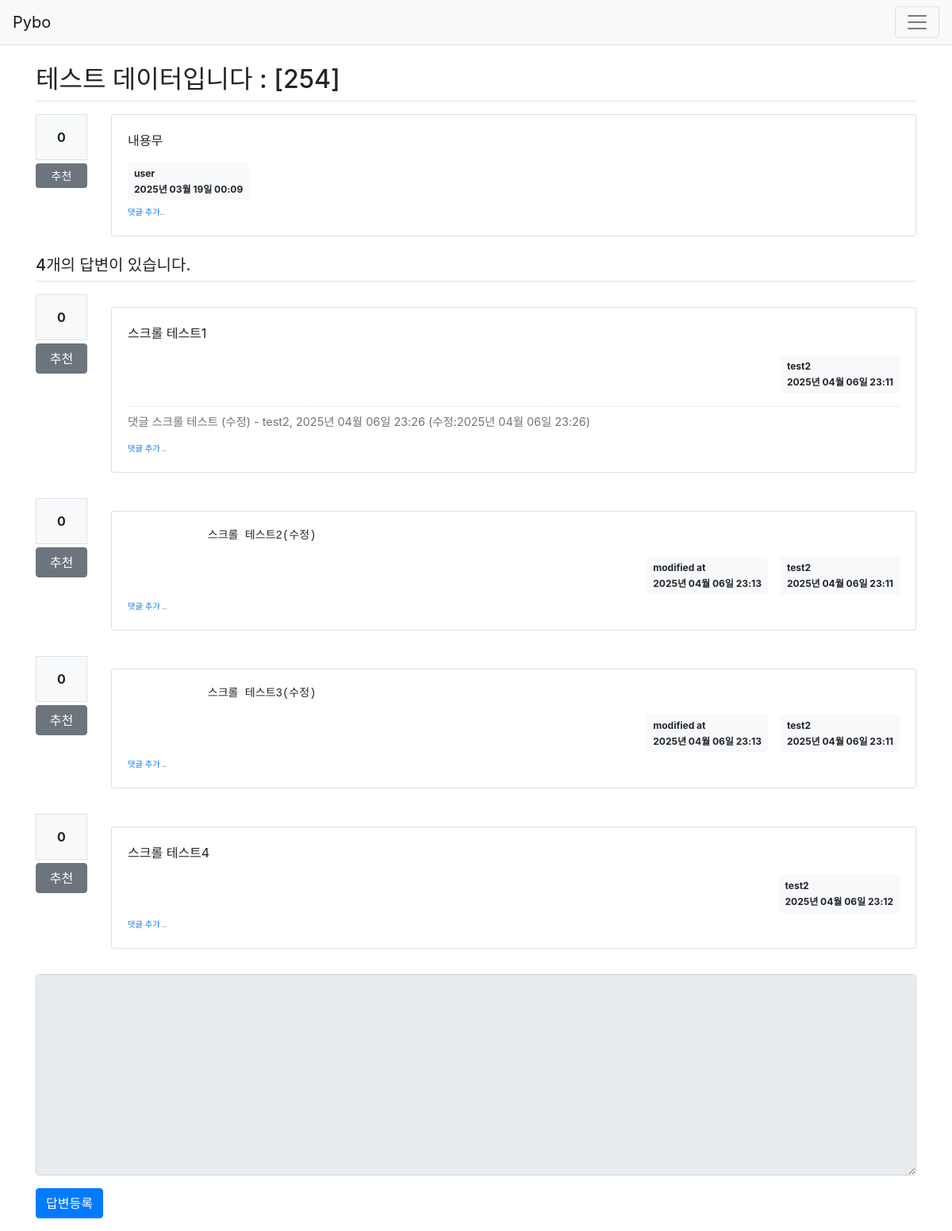
Screenshot of /question/detail/289/ with the database file from the repository.
### pybo/models.py (models this page shows)
class Question(db.Model):
    id=db.Column(db.Integer,primary_key=True)
    subject=db.Column(db.String(200),nullable=False)
    content=db.Column(db.Text(),nullable=False)
    create_date=db.Column(db.DateTime(),nullable=False)
    user_id=db.Column(db.Integer,db.ForeignKey('user.id',ondelete='CASCADE'),nullable=False)
    user=db.relationship('User',backref=db.backref('question_set'))
    modify_date = db.Column(db.DateTime(),nullable=True)
    voter=db.relationship('User',secondary=question_voter,backref=db.backref('question_voter_set'))

class User(db.Model):
    id=db.Column(db.Integer,primary_key=True)
    username=db.Column(db.String(150),unique=True,nullable=False)
    password=db.Column(db.String(200),nullable=False)
    email=db.Column(db.String(120),unique=True,nullable=False)

class Answer(db.Model):
    id=db.Column(db.Integer,primary_key=True)
    question_id=db.Column(db.Integer,db.ForeignKey('question.id',ondelete='CASCADE'))
    question = db.relationship('Question',backref=db.backref('answer_set',))
    content=db.Column(db.Text(),nullable=False)
    create_date=db.Column(db.DateTime(),nullable=False)
    user_id = db.Column(db.Integer, db.ForeignKey('user.id',ondelete='CASCADE'),nullable=False)
    user=db.relationship('User',backref=db.backref('answer_set'))
    modify_date = db.Column(db.DateTime(),nullable=True)
    voter=db.relationship('User',secondary=answer_voter,backref=db.backref('answer_voter_set'))

class Comment(db.Model):
    id = db.Column(db.Integer, primary_key=True)
    user_id = db.Column(db.Integer, db.ForeignKey('user.id', ondelete='CASCADE'),nullable=False)
    user=db.relationship('User',backref=db.backref('comment_set'))
    content = db.Column(db.Text(),nullable=False)
    create_date = db.Column(db.DateTime(),nullable=False)
    modify_date = db.Column(db.DateTime())
    question_id = db.Column(db.Integer, db.ForeignKey('question.id',ondelete='CASCADE'),nullable=True)
    question = db.relationship('Question',backref=db.backref('comment_set'))
    answer_id = db.Column(db.Integer, db.ForeignKey('answer.id',ondelete='CASCADE'),nullable=True)
    answer = db.relationship('Answer', backref = db.backref('comment_set'))

### pybo/views/question_views.py (the view)
@bp.route('/detail/<int:question_id>/')
def detail(question_id):
    form=AnswerForm()
    question = Question.query.get_or_404(question_id)
    return render_template('question/question_detail.html',question=question,form=form)

### pybo/forms.py
class AnswerForm(FlaskForm):
    content=TextAreaField('내용',validators=[DataRequired('내용은 필수 입력 항목입니다.')])

### pybo/filter.py (called while the page is built)
def format_datetime(value, fmt='%Y년 %m월 %d일 %H:%M'):
    return value.strftime(fmt)

### pybo/views/auth_views.py (called while the page is built)
@bp.before_app_request #before_app_request 데코레이터는 사용자 요청이 처리되기 전에 실행되는 함수를 등록할 때 사용
def load_logged_in_user():
    user_id = session.get('user_id')
    if user_id is None:
        g.user = None #g 객체는 플라스크가 제공하는 컨텍스트 변수로, 요청과 응답이 유효한 동안에만 데이터를 저장하고 유지
    else:
        g.user = User.query.get(user_id)

### pybo/templates/question/question_detail.html (shortened to what this page needs)
{%extends 'base.html'%}
{%block content%}
<div class="container my-3">
    <h2 class="border-bottom py-2">{{question.subject}}</h2>
    <div class="row my-3">
        <div class="col-1">
            <div class="bg-light text-center p-3 border font-weight-bolder mb-1">
                {{question.voter|length}}
            </div>
            <a href="#" data-uri="{{url_for('vote.question',question_id=question.id)}}" class="recommend btn btn-sm btn-secondary btn-block my-1">
                추천
            </a>
        </div>
        <div class="col-11">
            <div class="card">
                <div class="card-body">
                    <div class="card-text">
                        {{question.content|markdown}}
                    </div>
                    <div clas="d-flex justify-content-end">
                        <div class="badge badge-light p-2 text-left">
                            <div class="mb-2">{{question.user.username}}</div>
                            <div>{{question.create_date|datetime}}</div>
                        </div>
                    </div>
                    <div>
                        <a href="{{url_for('comment.create_question',question_id=question.id)}}" class="small"><small>댓글 추가..</small></small></a>
                    </div>
                </div>
            </div>
        </div>
    </div>
    <h5 class="border-bottom my-3 py-2">
        {{question.answer_set|length}}개의 답변이 있습니다.
    </h5>
    {% for answer in question.answer_set %}
    <div class="row my-3">
        <div class="col-1">
            <div class="bg-light text-center p-3 border font-weight-bolder mb-1">
                {{answer.voter|length}}
            </div>
            <a href="#" data-uri="{{url_for('vote.answer',answer_id=answer.id)}}" class="recommend btn btn-secondary btn-block my-1">
                추천
            </a>
        </div>
        <div class="col-11">
            <div class="card my-3">
                <div class="card-body">
                    <div class="card-text">
                        {{answer.content|markdown}}
                    </div>
                    <div class= "d-flex justify-content-end">
                        {%if answer.modify_date %}
                        <div class="badge badge-light p-2 text-left mx-3">
                            <div class="mb-2">modified at</div>
                            <div>{{answer.modify_date|datetime}}</div>
                        </div>
                        {%endif%}
                        <div class="badge badge-light p-2 text-left">
                            <div class="mb-2">{{answer.user.username}}</div>
                            <div>{{answer.create_date|datetime}}</div>
                        </div>
                    </div>
                        {%if answer.comment_set|length > 0 %}
                        <div class="mt-3">
                            {%for comment in answer.comment_set%}
                                <div class="comment py-2 text-muted">
                                    <span class="white-space: pre-line;">
                                        {{comment.content}}
                                    </span>
                                    <span>
                                        - {{comment.user.username}}, {{comment.create_date|datetime}}
                                        {%if comment.modify_date%}
                                        (수정:{{comment.modify_date|datetime}})
                                        {%endif%}
                                    </span>
                                </div>
                        {%endfor%}
                        </div>
                        {%endif%}
                        <div>
                            <a href="{{url_for('comment.create_answer',answer_id=answer.id)}}" class="small"><small>댓글 추가 ..</small></a>
                        </div>
                </div>
            </div>
        </div>
    </div>
    {% endfor %}
    <form action="{{url_for('answer.create',question_id=question.id)}}" method="post" class="my-3">
        <div class="form-group">
            <textarea {% if not g.user %} disabled {% endif %} name="content" id="content" class="form-control" rows="10"></textarea>
        </div>
        <input type="submit" value="답변등록" class="btn btn-primary">
    </form>
</div>
{%endblock%}

### pybo/static/style.css (style rules this page uses)
.comment { border-top: dotted 1px #ddd; font-size:0.9em; }

### rows the page displays
Question: subject "테스트 데이터입니다 : [254]", content "내용무", create_date "2025년 03월 19일 00:09"
User: user.username "user"
Answer: voter|length "0", content "스크롤 테스트1", user.username "test2", create_date "2025년 04월 06일 23:11"
Comment: content "댓글 스크롤 테스트 (수정)", user.username "test2", create_date "2025년 04월 06일 23:26", modify_date "2025년 04월 06일 23:26"
Answer: voter|length "0", content "스크롤 테스트2(수정)", modify_date "2025년 04월 06일 23:13", user.username "test2", create_date "2025년 04월 06일 23:11"
Answer: voter|length "0", content "스크롤 테스트3(수정)", modify_date "2025년 04월 06일 23:13", user.username "test2", create_date "2025년 04월 06일 23:11"
Answer: voter|length "0", content "스크롤 테스트4", user.username "test2", create_date "2025년 04월 06일 23:12"

### other values shown
{{ question.voter|length }} "0"
{{ question.answer_set|length }} "4"
